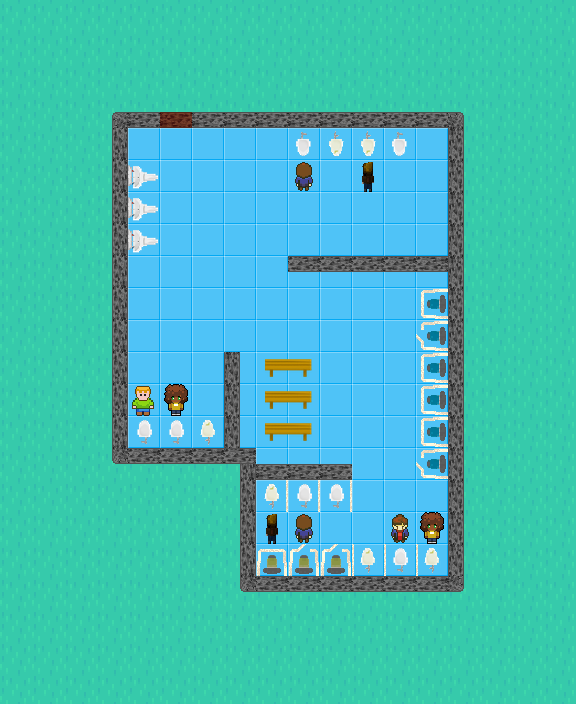

A level layout from a 2D game, rendered from its tile map. Below: a short description, then the map file with tile-grid data replaced by summaries:
An orthogonal 18x22 tile map with 32x32 px tiles, 4 tile layers (Background, Walls, Object pictures, Decoration), 10 tilesets and 36 objects (16x obstacle, 12x toilet_wrong, 6x npc_wide, toilet_correct, spawnpoint).

<map version="1.10" tiledversion="1.11.2" orientation="orthogonal" renderorder="right-down" width="18" height="22" tilewidth="32" tileheight="32" infinite="0" nextlayerid="7" nextobjectid="38">
 <tileset firstgid="1" source="outer.tsx" />
 <tileset firstgid="55" source="orange_wall_half.tsx" />
 <tileset firstgid="57" source="floor.tsx" />
 <tileset firstgid="60" source="walls.tsx" />
 <tileset firstgid="66" source="toilets_objects.tsx" />
 <tileset firstgid="75" source="businessman_npc.tsx" />
 <tileset firstgid="79" source="julia_npc.tsx" />
 <tileset firstgid="83" source="green_npc.tsx" />
 <tileset firstgid="87" source="brown_npc.tsx" />
 <tileset firstgid="91" source="restroom_assets.tsx" />
 <layer id="1" name="Background" width="18" height="22">
  <data>[396 cells, 396 non-empty, 2 distinct tile ids]</data>
 </layer>
 <layer id="3" name="Walls" width="18" height="22">
  <data>[396 cells, 69 non-empty, 4 distinct tile ids]</data>
 </layer>
 <layer id="4" name="Object pictures" width="18" height="22">
  <data>[396 cells, 40 non-empty, 15 distinct tile ids]</data>
 </layer>
 <layer id="5" name="Decoration" width="18" height="22">
  <data>[396 cells, 3 non-empty, 1 distinct tile ids]</data>
 </layer>
 <objectgroup id="2" name="Objects">
  <object id="1" name="Wrong" type="toilet_wrong" x="320" y="480" width="32" height="32" />
  <object id="2" name="Correct" type="toilet_correct" x="352" y="544" width="32" height="32" />
  <object id="3" name="Toilets" type="obstacle" x="416" y="288" width="32" height="192" />
  <object id="4" name="NPC" type="npc_wide" x="160" y="384" width="32" height="32" />
  <object id="7" name="Wrong" type="toilet_wrong" x="384" y="544" width="32" height="32" />
  <object id="8" name="Wrong" type="toilet_wrong" x="416" y="544" width="32" height="32" />
  <object id="9" name="Wrong" type="toilet_wrong" x="288" y="480" width="32" height="32" />
  <object id="10" name="Wrong" type="toilet_wrong" x="256" y="480" width="32" height="32" />
  <object id="11" name="Wrong" type="toilet_wrong" x="192" y="416" width="32" height="32" />
  <object id="12" name="Wrong" type="toilet_wrong" x="160" y="416" width="32" height="32" />
  <object id="13" name="Wrong" type="toilet_wrong" x="128" y="416" width="32" height="32" />
  <object id="14" name="Wrong" type="toilet_wrong" x="384" y="128" width="32" height="32" />
  <object id="15" name="Wrong" type="toilet_wrong" x="352" y="128" width="32" height="32" />
  <object id="16" name="Wrong" type="toilet_wrong" x="320" y="128" width="32" height="32" />
  <object id="17" name="Wrong" type="toilet_wrong" x="288" y="128" width="32" height="32" />
  <object id="18" name="NPC" type="npc_wide" x="128" y="384" width="32" height="32" />
  <object id="19" name="NPC" type="npc_wide" x="256" y="512" width="32" height="32" />
  <object id="20" name="NPC" type="npc_wide" x="288" y="512" width="32" height="32" />
  <object id="21" name="NPC" type="npc_wide" x="384" y="512" width="32" height="32" />
  <object id="22" name="NPC" type="npc_wide" x="416" y="512" width="32" height="32" />
  <object id="23" name="Toilets" type="obstacle" x="256" y="544" width="96" height="32" />
  <object id="24" name="Bench" type="obstacle" x="265.076" y="359.387" width="46.7209" height="10.3081" />
  <object id="25" name="Sink" type="obstacle" x="130.674" y="232.055" width="25" height="18.764" />
  <object id="26" name="Sink" type="obstacle" x="130.75" y="199.618" width="25" height="18.764" />
  <object id="27" name="Sink" type="obstacle" x="132.25" y="167.868" width="25" height="18.764" />
  <object id="28" name="Bench" type="obstacle" x="265.515" y="391.221" width="46.7209" height="10.1831" />
  <object id="29" name="Bench" type="obstacle" x="265.14" y="423.721" width="46.7209" height="9.5581" />
  <object id="30" name="Wall" type="obstacle" x="224" y="576" width="256" height="32" />
  <object id="31" name="Wall" type="obstacle" x="96" y="448" width="160" height="32" />
  <object id="32" name="Wall" type="obstacle" x="96" y="96" width="384" height="32" />
  <object id="33" name="Wall" type="obstacle" x="224" y="480" width="32" height="96" />
  <object id="34" name="Wall" type="obstacle" x="448" y="128" width="32" height="448" />
  <object id="35" name="Wall" type="obstacle" x="96" y="128" width="32" height="320" />
  <object id="36" name="Wall" type="obstacle" x="288" y="256" width="160" height="15.3333" />
  <object id="37" name="Wall" type="obstacle" x="224" y="352" width="16" height="96" />
 </objectgroup>
 <objectgroup id="6" name="Spawnpoint">
  <object id="6" name="Spawnpoint" type="spawnpoint" x="160" y="192" width="32" height="32" />
 </objectgroup>
</map>
